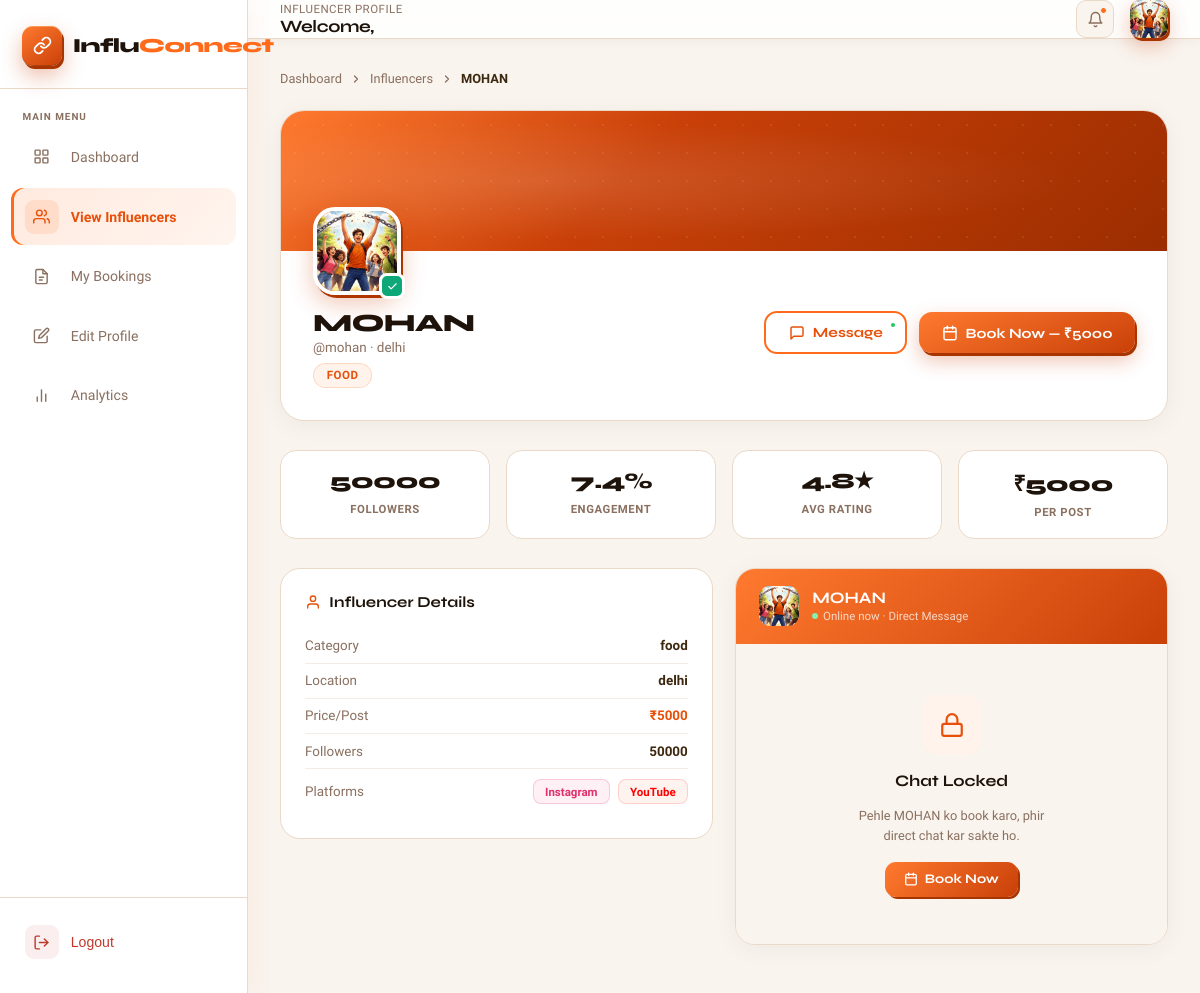
/influencers/1/, run on an earlier commit of the app's database.
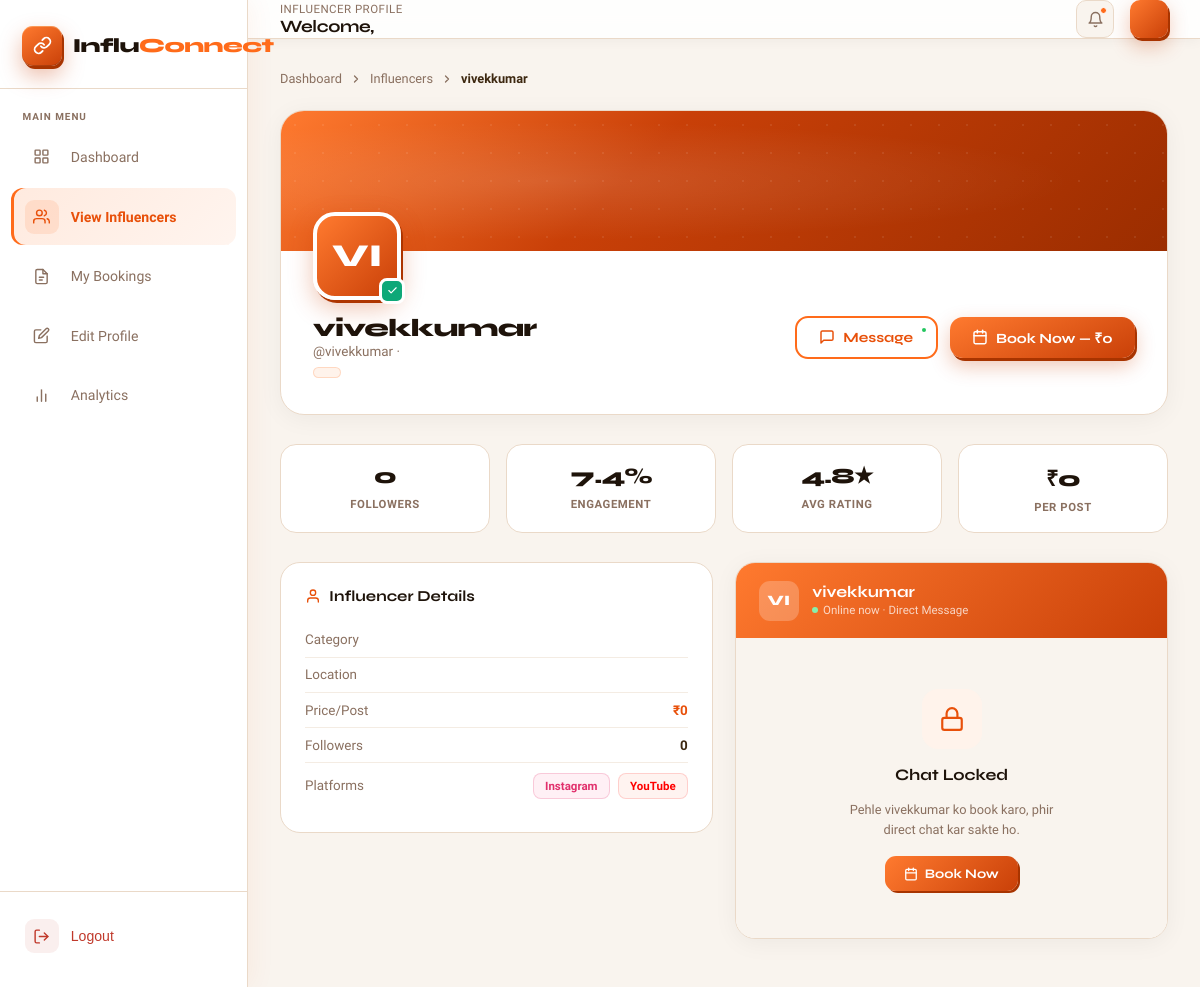
And on a later commit of the database.
### influencers/models.py (models this page shows, shortened)
class InfluencerProfile(models.Model):
    user = models.OneToOneField(settings.AUTH_USER_MODEL, on_delete=models.CASCADE)
    phone = models.CharField(max_length=20, blank=True, default='')
    date_of_birth = models.DateField(null=True, blank=True)
    photo = models.ImageField(upload_to='influencer_photos/', blank=True, null=True)
    profile_image = models.ImageField(upload_to='influencer_profiles/', null=True, blank=True)
    banner_image = models.ImageField(upload_to='influencer_banners/', null=True, blank=True)
    street = models.CharField(max_length=200, blank=True, default='')
    city = models.CharField(max_length=100, blank=True, default='')
    state = models.CharField(max_length=100, blank=True, default='')
    pincode = models.CharField(max_length=10, blank=True, default='')
    country = models.CharField(max_length=100, blank=True, default='India')
    bio = models.TextField(blank=True, default='')
    category = models.CharField(max_length=100, blank=True, default='')
    location = models.CharField(max_length=100, blank=True, default='')
    price_per_post = models.IntegerField(default=0)
    followers = models.IntegerField(default=0)
    instagram = models.URLField(blank=True, default='')
    youtube = models.URLField(blank=True, default='')
    twitter = models.URLField(blank=True, default='')

### accounts/models.py (models this page shows)
class CustomUser(AbstractUser):
    ROLE_CHOICES = (
        ('influencer', 'Influencer'),
        ('shopkeeper', 'Shopkeeper'),
    )
    role = models.CharField(max_length=20, choices=ROLE_CHOICES, default='')

### influencers/views.py (the view, shortened to what this page needs)
# urls.py: path('<int:id>/', views.influencer_detail, name='influencer_detail'),
def influencer_detail(request, id):
    influencer = get_object_or_404(InfluencerProfile, id=id)
    booking_id = None
    return render(request, 'influencers/detail.html', {
        'influencer': influencer,
        'booking_id': booking_id,
    })

### templates/influencers/detail.html (shortened to what the changed rows need)
<!DOCTYPE html>
<html lang="en">
<head>
</head>
<body>
<div class="main-wrap">
  <header class="topbar">
    <div class="topbar-right">
      <a href="{% url 'bookings:notifications_page' %}" class="notif-btn">
        <svg viewBox="0 0 24 24" fill="none" stroke="currentColor" stroke-width="2" stroke-linecap="round" stroke-linejoin="round"><path d="M18 8A6 6 0 0 0 6 8c0 7-3 9-3 9h18s-3-2-3-9"/><path d="M13.73 21a2 2 0 0 1-3.46 0"/></svg>
        <span class="notif-dot"></span>
      </a>
      <div class="avatar" style="{% if influencer.profile_image %}padding:0;overflow:hidden;{% endif %}">
  {% if influencer.profile_image %}
    <img src="{{ influencer.profile_image.url }}" style="width:100%;height:100%;object-fit:cover;border-radius:10px;">
  {% else %}
    {{ request.user.username|slice:":2"|upper }}
  {% endif %}
</div>
    </div>
  </header>
  <main class="page-content">
    <div class="breadcrumb">
      <a href="{% url 'shopkeepers:shopkeeper_dashboard' %}">Dashboard</a>
      <svg viewBox="0 0 24 24" fill="none" stroke="currentColor" stroke-width="2.5" stroke-linecap="round" stroke-linejoin="round"><polyline points="9 18 15 12 9 6"/></svg>
      <a href="{% url 'influencers:influencers_list' %}">Influencers</a>
      <svg viewBox="0 0 24 24" fill="none" stroke="currentColor" stroke-width="2.5" stroke-linecap="round" stroke-linejoin="round"><polyline points="9 18 15 12 9 6"/></svg>
      <span style="color:var(--ink2);font-weight:600;">{{ influencer.user.username }}</span>
    </div>
    <div class="profile-hero">
      <div class="hero-body">
        <div class="hero-avatar-wrap">
          <div class="hero-avatar" style="padding:0;overflow:hidden;">
            {% if influencer.profile_image %}
              <img src="{{ influencer.profile_image.url }}" alt="{{ influencer.user.username }}" style="width:100%;height:100%;object-fit:cover;border-radius:18px;">
            {% else %}
              {{ influencer.user.username|slice:":2"|upper }}
            {% endif %}
          </div>
          <div class="hero-verified"><svg viewBox="0 0 24 24" fill="none" stroke="currentColor" stroke-width="2.5" stroke-linecap="round" stroke-linejoin="round"><polyline points="20 6 9 17 4 12"/></svg></div>
        </div>
        <div class="hero-info-row">
          <div>
            <h1 class="hero-name">{{ influencer.user.username }}</h1>
            <p class="hero-handle">@{{ influencer.user.username|lower }} · {{ influencer.location }}</p>
            <span class="hero-category-chip">{{ influencer.category }}</span>
          </div>
          <div class="hero-actions">
            <button class="btn-chat-profile" onclick="openChatPanel()">
              <svg viewBox="0 0 24 24" fill="none" stroke="currentColor" stroke-width="2.2" stroke-linecap="round" stroke-linejoin="round"><path d="M21 15a2 2 0 0 1-2 2H7l-4 4V5a2 2 0 0 1 2-2h14a2 2 0 0 1 2 2z"/></svg>
              Message
              <span class="chat-online-dot"></span>
            </button>
            <a href="{% url 'bookings:create_booking' influencer.id %}" class="btn-book">
              <svg viewBox="0 0 24 24" fill="none" stroke="currentColor" stroke-width="2.2" stroke-linecap="round" stroke-linejoin="round"><rect x="3" y="4" width="18" height="18" rx="2"/><line x1="16" y1="2" x2="16" y2="6"/><line x1="8" y1="2" x2="8" y2="6"/><line x1="3" y1="10" x2="21" y2="10"/></svg>
              Book Now — ₹{{ influencer.price_per_post }}
            </a>
          </div>
        </div>
      </div>
    </div>
    <div class="stats-row">
      <div class="stat-mini">
        <span class="stat-mini-val">{{ influencer.followers }}</span>
        <span class="stat-mini-lbl">Followers</span>
      </div>
      <div class="stat-mini">
        <span class="stat-mini-val">₹{{ influencer.price_per_post }}</span>
        <span class="stat-mini-lbl">Per Post</span>
      </div>
    </div>
    <div style="display:grid;grid-template-columns:1fr 1fr;gap:1.4rem;" id="mainGrid">
      <div>
        <div class="detail-card" style="margin-bottom:1.2rem;">
          <div class="detail-item"><span class="detail-item-lbl">Category</span><span class="detail-item-val">{{ influencer.category }}</span></div>
          <div class="detail-item"><span class="detail-item-lbl">Location</span><span class="detail-item-val">{{ influencer.location }}</span></div>
          <div class="detail-item"><span class="detail-item-lbl">Price/Post</span><span class="detail-item-val" style="color:var(--or2);font-weight:700;">₹{{ influencer.price_per_post }}</span></div>
          <div class="detail-item"><span class="detail-item-lbl">Followers</span><span class="detail-item-val">{{ influencer.followers }}</span></div>
        </div>
      </div>
      <div class="chat-panel-section" id="chatPanelWrap">
        <div class="chat-panel">
          <div class="chat-panel-header">
            <div class="chat-panel-avatar" id="cpAvatar" style="padding:0;overflow:hidden;">
              {% if influencer.profile_image %}
               <img src="{{ influencer.profile_image.url }}" style="width:100%;height:100%;object-fit:cover;border-radius:8px;">
              {% else %}
              {{ influencer.user.username|slice:":2"|upper }}
              {% endif %}
            </div>
            <div class="chat-panel-info">
              <div class="chat-panel-name">{{ influencer.user.username }}</div>
              <div class="chat-panel-sub"><span class="online-badge"></span> Online now · Direct Message</div>
            </div>
          </div>
          <div class="chat-messages" id="chatMsgArea">
            {% if booking_id %}
              <div class="chat-empty" id="chatEmptyState">
                <div class="chat-empty-icon">
                  <svg viewBox="0 0 24 24" fill="none" stroke="currentColor" stroke-width="1.5" stroke-linecap="round" stroke-linejoin="round"><path d="M21 15a2 2 0 0 1-2 2H7l-4 4V5a2 2 0 0 1 2-2h14a2 2 0 0 1 2 2z"/></svg>
                </div>
                <p>Say hi to {{ influencer.user.username }}! Your conversation will appear here.</p>
              </div>
            {% else %}
              <div class="chat-locked">
                <div class="chat-locked-icon">
                  <svg viewBox="0 0 24 24" fill="none" stroke="currentColor" stroke-width="2" stroke-linecap="round" stroke-linejoin="round"><rect x="3" y="11" width="18" height="11" rx="2" ry="2"/><path d="M7 11V7a5 5 0 0 1 10 0v4"/></svg>
                </div>
                <h4>Chat Locked</h4>
                <p>Pehle {{ influencer.user.username }} ko book karo, phir direct chat kar sakte ho.</p>
                <a href="{% url 'bookings:create_booking' influencer.id %}" class="chat-locked-btn">
                  Book Now
                </a>
              </div>
            {% endif %}
          </div>
        </div>
      </div>
    </div>
  </main>
</div>
</body>
</html>

What changed in the data, as far as the page shows it:
changed InfluencerProfile: user.username "MOHAN" → "vivekkumar"; user.username (not shown) → "VI"; user.username "mohan" → "vivekkumar"; price_per_post "5000" → "0"; followers "50000" → "0"; profile_image: picture removed; location "delhi" → (not shown); category "FOOD" → (not shown); category "food" → (not shown)
